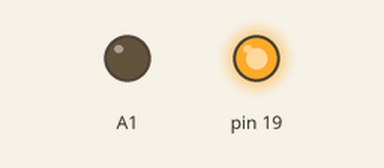
Bench run of a sketch on a simulated Arduino Uno, built with avr-gcc and run on an emulated ATmega328P. Shown: output pins drawn as LEDs (lit = HIGH). What the sketch prints to the serial monitor is not drawn.

Above: at 3.2 s.
At 9.5 s:
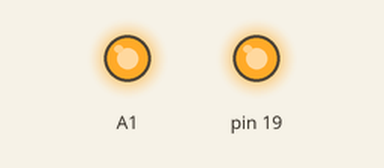
Timing chart, 0 to 16.5 s (numbered marks = the images above):
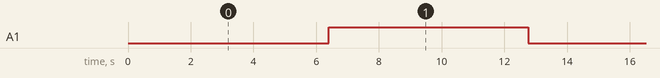

Measured:
- by itself, A1: alternates HIGH for 6.4 s and LOW for 6.4 s

The sketch:

sketch_oct20a.ino
```cpp
void setup() {
  // put your setup code here, to run once:
  Serial.begin(9600);
  pinMode(A0, INPUT);
  pinMode(19, OUTPUT);
  pinMode(A1, OUTPUT);
  digitalWrite(19, HIGH);
}

void loop() {
  // put your main code here, to run repeatedly:
  double proximity = analogRead(A0);
  //( (analogRead(A0) - 1017))/300.0 * 1023;

  Serial.println(proximity);
  //analogWrite(A1, proximity/4);

  for(int i = 0; i < 255; i++){
    analogWrite(A1, i);
    delay(50);
    if(i == 254){
      i = 0;
      }
  }

}
```
